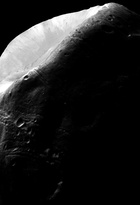
#> input picture Python/Assignment3/Moon.jpg, 140 x 205 px, shrunk from 683 x 1000 before the run, found by its file name
$ python hist_matching_rgb_image.py
#> lines starting #> are read from the running program, lines starting #| are printed output that depends on the picture
import cv2
import numpy as np
import matplotlib.pyplot as plt
import pandas as pd

def createMap(intMap):
    freqMap = [0] * 256
    total_pixels = intMap.shape[0] * intMap.shape[1]  # Total number of pixels

    for row in intMap:
        for val in row:
            freqMap[val] += 1

    freqMap = [freq / total_pixels for freq in freqMap]
    return freqMap

def compute_cdf(pdf):
    """Computes the cumulative distribution function (CDF) from the PDF."""
    cdf = np.cumsum(pdf)
    cdf = cdf / cdf[-1]  # Normalize to range [0,1]
    return cdf

def match_histogram(original_pdf, specified_pdf):
    """Finds the mapping function to match original PDF to specified PDF."""
    original_cdf = compute_cdf(original_pdf)
    specified_cdf = compute_cdf(specified_pdf)

    # Create mapping using interpolation
    mapping = np.interp(original_cdf, specified_cdf, np.arange(256))
    return mapping.astype(np.uint8)

def apply_histogram_specification(original_image, mappings):
    """Applies histogram specification using precomputed mapping functions."""
    channels = cv2.split(original_image)
    matched_channels = [cv2.LUT(channels[i], mappings[i]) for i in range(3)]
    return cv2.merge(matched_channels)


image_path = './Assignment3/Moon.jpg'
image = cv2.imread(image_path)
#> image is the input picture: shape (205, 140, 3); min 0, max 255, mean 31.8
image_rgb = cv2.cvtColor(image, cv2.COLOR_BGR2RGB)

image_path_spec = './Assignment3/nasa-sun.jpg'
image_spec = cv2.imread(image_path_spec)
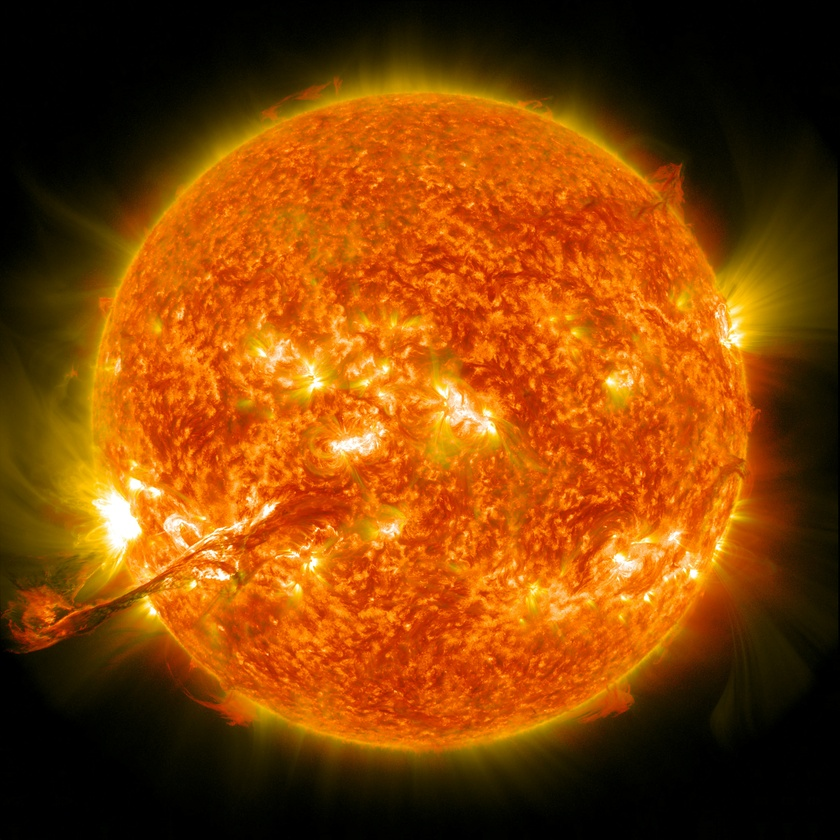
#> input picture Python/Assignment3/nasa-sun.jpg, 840 x 840 px, shrunk from 4096 x 4096 before the run, found by its file name
#> image_spec is the input picture: shape (840, 840, 3); mean B, G, R 5.7, 66.6, 133.4
image_rgb_spec = cv2.cvtColor(image_spec, cv2.COLOR_BGR2RGB)

red_channel = image_rgb[:, :, 0]  # Red channel
green_channel = image_rgb[:, :, 1]  # Green channel
blue_channel = image_rgb[:, :, 2]  # Blue channel

red_channel_spec = image_rgb_spec[:, :, 0]  # Red channel
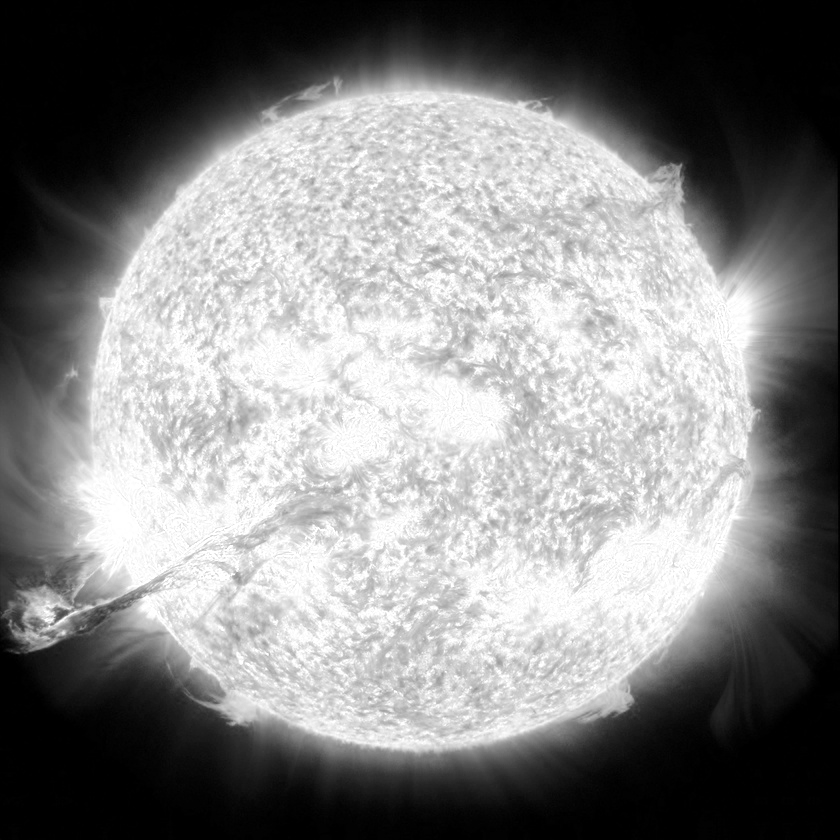
#> red_channel_spec: shape (840, 840); min 0, max 255, mean 133.4
green_channel_spec = image_rgb_spec[:, :, 1]  # Green channel
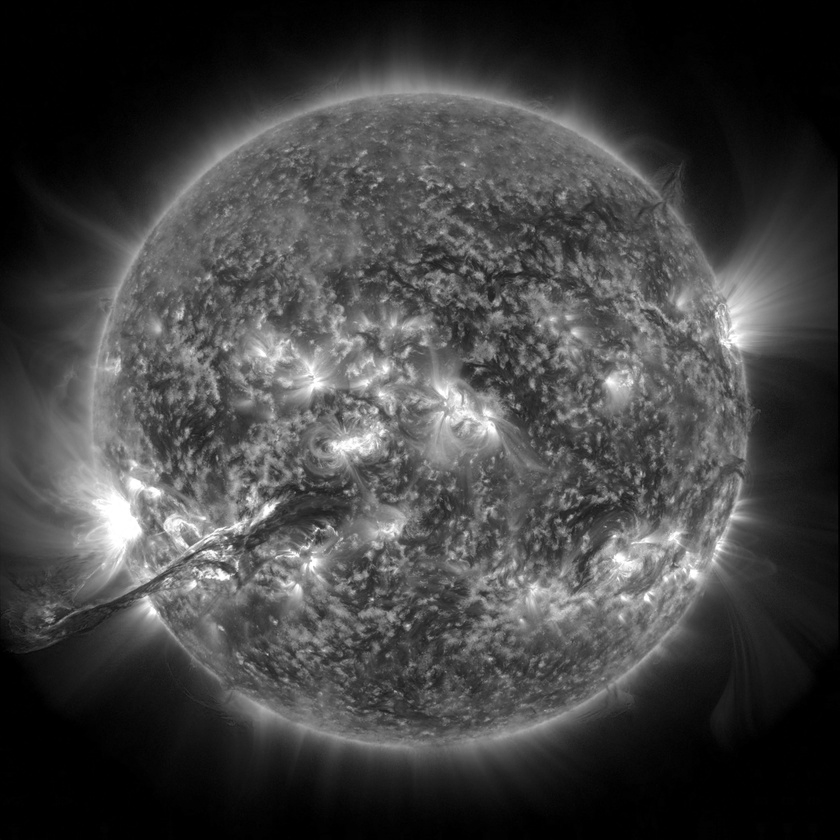
#> green_channel_spec: shape (840, 840); min 0, max 255, mean 66.6
blue_channel_spec = image_rgb_spec[:, :, 2]  # Blue channel
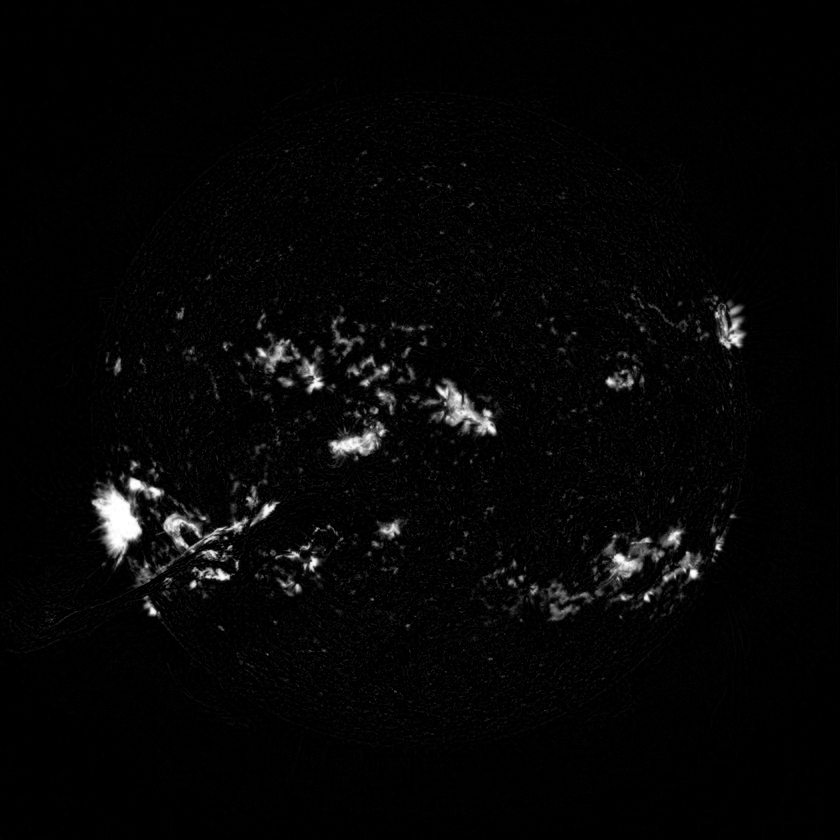
#> blue_channel_spec: shape (840, 840); min 0, max 255, mean 5.7


r_pdf = createMap(red_channel)
#> after the loop in createMap, `for row in intMap:`: freqMap = 256 values, max 16202 at index 0, min 3 at index 123, mean 112.1
#> in createMap, `freqMap = [freq / total_pixels for freq in freqMap]`: freqMap = 256 values, max 0.565 at index 0, min 0.000105 at index 123, mean 0.00391
#> r_pdf has the same summary as freqMap in createMap
g_pdf = createMap(green_channel)
#> g_pdf has the same summary as freqMap in createMap
b_pdf = createMap(blue_channel)
#> b_pdf has the same summary as freqMap in createMap

red_spec = createMap(red_channel_spec)
#> red_spec = 256 values, max 0.105 at index 0, min 0.000744 at index 154, mean 0.00391
green_spec = createMap(green_channel_spec)
#> green_spec = 256 values, max 0.104 at index 0, min 0.00014 at index 245, mean 0.00391
blue_spec = createMap(blue_channel_spec)
#> blue_spec = 256 values, max 0.567 at index 0, min 3.83e-05 at index 238, mean 0.00391

if len(r_pdf) != 256:
    raise ValueError("original must have exactly 256 values!")

if len(red_spec) != 256:
    raise ValueError("excel must have exactly 256 values!")

# Compute mapping functions for R, G, B
r_map = match_histogram(r_pdf, red_spec)
#> in compute_cdf, `cdf = np.cumsum(pdf)`: cdf = 256 values from 0.565 to 1
#> in match_histogram, `specified_cdf = compute_cdf(specified_pdf)`: specified_cdf = 256 values from 0.105 to 1
#> in match_histogram, `mapping = np.interp(original_cdf, specified_cdf, np.arange(256))`: mapping = 256 values from 199.5 to 255
#> r_map = 256 values from 199 to 255
g_map = match_histogram(g_pdf, green_spec)
#> g_map = 256 values from 76 to 255
b_map = match_histogram(b_pdf, blue_spec)
#> b_map = 256 values from 0 to 255

original_image = cv2.cvtColor(image, cv2.COLOR_BGR2RGB)

# Apply histogram specification
specified_image = apply_histogram_specification(original_image, [r_map, g_map, b_map])
#> in apply_histogram_specification, `matched_channels = [cv2.LUT(channels[i], mappings[i]) for i in range(3)]`: matched_channels = 3 items
#> in apply_histogram_specification, `return cv2.merge(matched_channels)`:
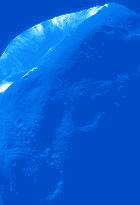
#> returned value: shape (205, 140, 3); mean of channels 0, 1, 2 212.7, 94.1, 5.4; drawn as B, G, R

specified_image_bgr = cv2.cvtColor(specified_image, cv2.COLOR_RGB2BGR)
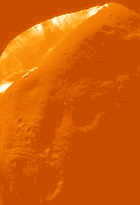
#> specified_image_bgr: shape (205, 140, 3); mean B, G, R 5.4, 94.1, 212.7
cv2.imwrite('./Assignment3/Histogram_Specified_Moon_Nasa_Sun.jpg', specified_image_bgr)
